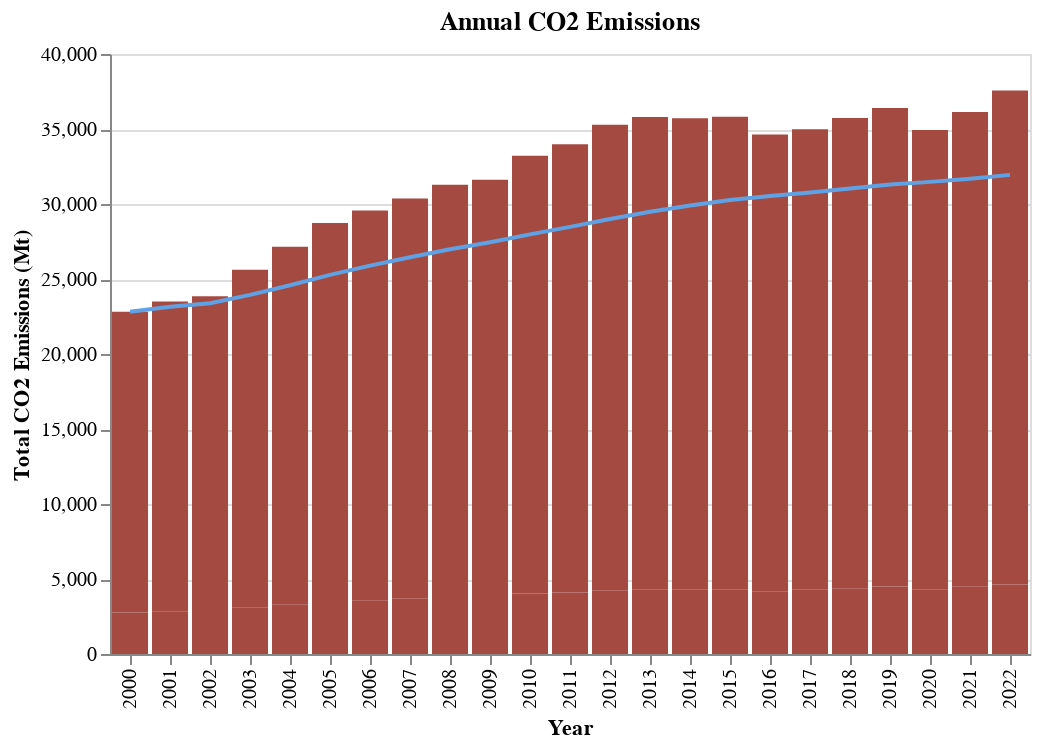

Notebook code for this chart:
### Markdown cell above
The first data visualization is intended to provide a high level overview of annual emissions for the 122 organizations included in the report. I include the differentiation of the operational and non-operational emissions to contextualize the type of emissions. This visualization will likely need a description of the differences between the two.

### Code cell
def annual_emissions(df1):

    # find total annual emissions
    df = df1.group_by("year"
                    ).agg(pl.col(["total_emissions_MtCO2e","non_operational_emissions_MtCO2e", 
                                  "total_operational_emissions_MtCO2e"]).sum())
    df = df.rename({"total_operational_emissions_MtCO2e": "Operational Emissions", 
               "non_operational_emissions_MtCO2e":"Non-Operational Emissions"})

    total_emissions = alt.Chart(df.sort("year"), title = "Annual CO2 Emissions").transform_fold(
        ["Operational Emissions", "Non-Operational Emissions" ]).encode(
        alt.X("year:O").title("Year"),
        alt.Y("value:Q").title("Total CO2 Emissions (Mt)"),
        # alt.Color("key:N", title = "Emission Type"),
    )
    
    bar = total_emissions.mark_bar(color ="#a44a41" )

    # find cumulative average emissions
    
    avg_line = alt.Chart(df.sort("year"), title = "Annual CO2 Emissions"
                        ).mark_line(color = "#5ea2e5").transform_window(
        sort = [{'field': 'year'}],
        frame = [None, 0],
        cumulative_avg = "mean(total_emissions_MtCO2e)"
    ).encode(
        x = 'year:O',
        y = 'cumulative_avg:Q'
    )


    return bar + avg_line

annual_emissions(emissions)

### Figure 1 — Vega-Lite specification as saved in the notebook (floating-point values rounded to 4 significant figures)
{"config": {"view": {"continuousWidth": 300, "continuousHeight": 300}}, "layer": [{"data": {"name": "data-cfab0d216801cf9815d6d455cdf5c793"}, "mark": {"type": "bar", "color": "#a44a41"}, "encoding": {"x": {"field": "year", "title": "Year", "type": "ordinal"}, "y": {"field": "value", "title": "Total CO2 Emissions (Mt)", "type": "quantitative"}}, "title": "Annual CO2 Emissions", "transform": [{"fold": ["Operational Emissions", "Non-Operational Emissions"]}]}, {"data": {"name": "data-cfab0d216801cf9815d6d455cdf5c793"}, "mark": {"type": "line", "color": "#5ea2e5"}, "encoding": {"x": {"field": "year", "type": "ordinal"}, "y": {"field": "cumulative_avg", "type": "quantitative"}}, "title": "Annual CO2 Emissions", "transform": [{"window": [{"op": "mean", "field": "total_emissions_MtCO2e", "as": "cumulative_avg"}], "frame": [null, 0], "sort": [{"field": "year"}]}]}], "$schema": "https://vega.github.io/schema/vega-lite/v5.20.1.json", "datasets": {"data-cfab0d216801cf9815d6d455cdf5c793": [{"year": 2000, "total_emissions_MtCO2e": 22820.0, "Non-Operational Emissions": 20060.0, "Operational Emissions": 2761.0}, {"year": 2001, "total_emissions_MtCO2e": 23490.0, "Non-Operational Emissions": 20640.0, "Operational Emissions": 2851.0}, {"year": 2002, "total_emissions_MtCO2e": 23850.0, "Non-Operational Emissions": 20920.0, "Operational Emissions": 2929.0}, {"year": 2003, "total_emissions_MtCO2e": 25620.0, "Non-Operational Emissions": 22490.0, "Operational Emissions": 3122.0}, {"year": 2004, "total_emissions_MtCO2e": 27150.0, "Non-Operational Emissions": 23860.0, "Operational Emissions": 3285.0}, {"year": 2005, "total_emissions_MtCO2e": 28740.0, "Non-Operational Emissions": 25270.0, "Operational Emissions": 3470.0}, {"year": 2006, "total_emissions_MtCO2e": 29560.0, "Non-Operational Emissions": 25980.0, "Operational Emissions": 3585.0}, {"year": 2007, "total_emissions_MtCO2e": 30370.0, "Non-Operational Emissions": 26690.0, "Operational Emissions": 3678.0}, {"year": 2008, "total_emissions_MtCO2e": 31280.0, "Non-Operational Emissions": 27480.0, "Operational Emissions": 3799.0}, {"year": 2009, "total_emissions_MtCO2e": 31620.0, "Non-Operational Emissions": 27820.0, "Operational Emissions": 3806.0}, {"year": 2010, "total_emissions_MtCO2e": 33210.0, "Non-Operational Emissions": 29190.0, "Operational Emissions": 4026.0}, {"year": 2011, "total_emissions_MtCO2e": 33980.0, "Non-Operational Emissions": 29880.0, "Operational Emissions": 4101.0}, {"year": 2012, "total_emissions_MtCO2e": 35280.0, "Non-Operational Emissions": 31020.0, "Operational Emissions": 4254.0}, {"year": 2013, "total_emissions_MtCO2e": 35800.0, "Non-Operational Emissions": 31490.0, "Operational Emissions": 4319.0}, {"year": 2014, "total_emissions_MtCO2e": 35710.0, "Non-Operational Emissions": 31440.0, "Operational Emissions": 4279.0}, {"year": 2015, "total_emissions_MtCO2e": 35810.0, "Non-Operational Emissions": 31500.0, "Operational Emissions": 4313.0}, {"year": 2016, "total_emissions_MtCO2e": 34640.0, "Non-Operational Emissions": 30460.0, "Operational Emissions": 4183.0}, {"year": 2017, "total_emissions_MtCO2e": 34980.0, "Non-Operational Emissions": 30690.0, "Operational Emissions": 4285.0}, {"year": 2018, "total_emissions_MtCO2e": 35730.0, "Non-Operational Emissions": 31340.0, "Operational Emissions": 4389.0}, {"year": 2019, "total_emissions_MtCO2e": 36400.0, "Non-Operational Emissions": 31890.0, "Operational Emissions": 4505.0}, {"year": 2020, "total_emissions_MtCO2e": 34930.0, "Non-Operational Emissions": 30610.0, "Operational Emissions": 4316.0}, {"year": 2021, "total_emissions_MtCO2e": 36130.0, "Non-Operational Emissions": 31650.0, "Operational Emissions": 4479.0}, {"year": 2022, "total_emissions_MtCO2e": 37560.0, "Non-Operational Emissions": 32930.0, "Operational Emissions": 4628.0}]}}
